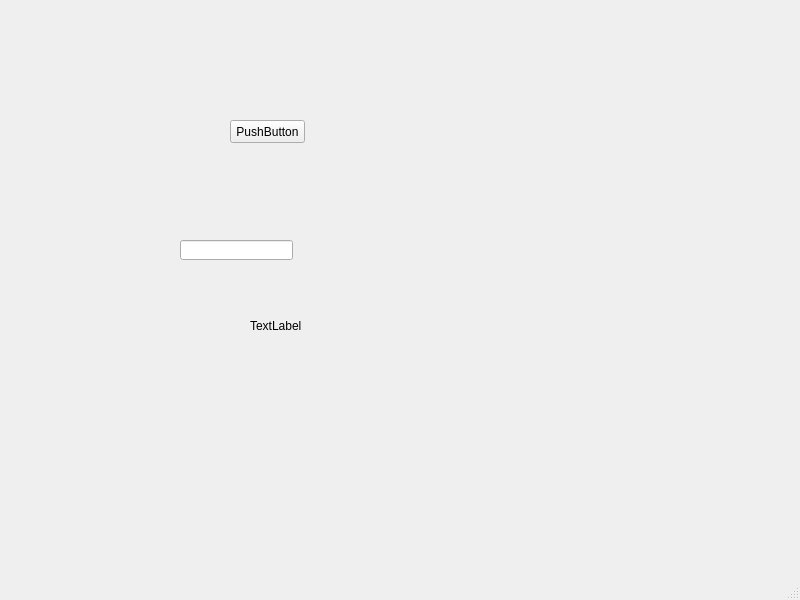
<?xml version="1.0" encoding="UTF-8"?>
<ui version="4.0">
 <class>MainWindow</class>
 <widget class="QMainWindow" name="MainWindow">
  <property name="geometry">
   <rect>
    <x>0</x>
    <y>0</y>
    <width>800</width>
    <height>600</height>
   </rect>
  </property>
  <property name="windowTitle">
   <string>MainWindow</string>
  </property>
  <widget class="QWidget" name="centralwidget">
   <widget class="QPushButton" name="pushButton">
    <property name="geometry">
     <rect>
      <x>230</x>
      <y>120</y>
      <width>75</width>
      <height>23</height>
     </rect>
    </property>
    <property name="text">
     <string>PushButton</string>
    </property>
   </widget>
   <widget class="QLineEdit" name="lineEdit">
    <property name="geometry">
     <rect>
      <x>180</x>
      <y>240</y>
      <width>113</width>
      <height>20</height>
     </rect>
    </property>
   </widget>
   <widget class="QLabel" name="label">
    <property name="geometry">
     <rect>
      <x>250</x>
      <y>320</y>
      <width>56</width>
      <height>12</height>
     </rect>
    </property>
    <property name="text">
     <string>TextLabel</string>
    </property>
   </widget>
  </widget>
  <widget class="QMenuBar" name="menubar">
   <property name="geometry">
    <rect>
     <x>0</x>
     <y>0</y>
     <width>800</width>
     <height>21</height>
    </rect>
   </property>
  </widget>
  <widget class="QStatusBar" name="statusbar"/>
 </widget>
 <resources/>
 <connections/>
</ui>
